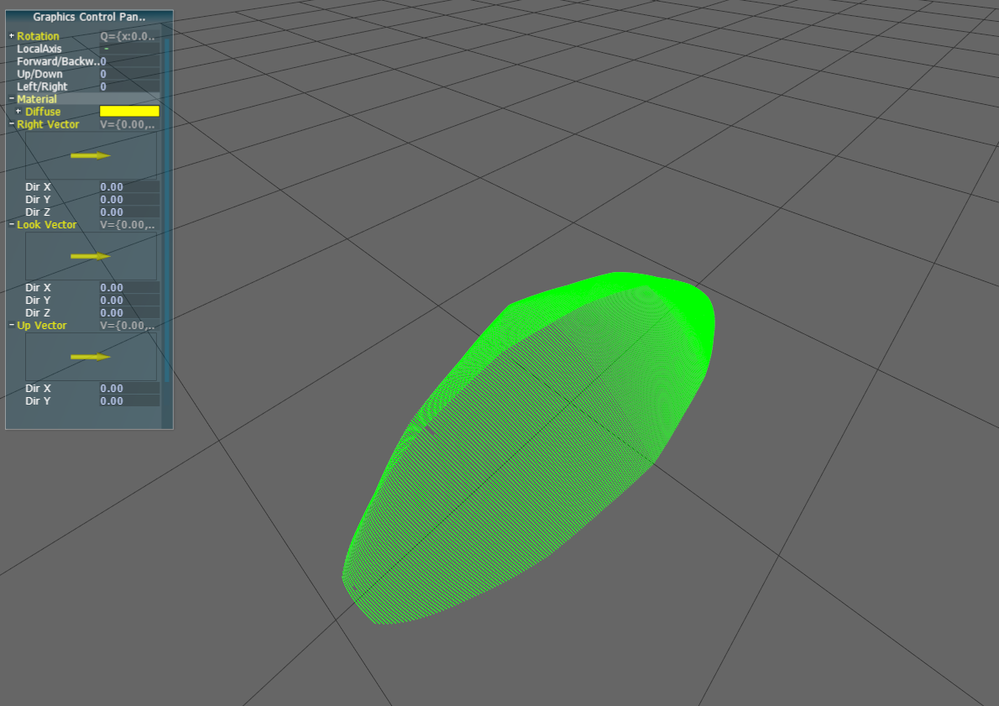
#> input picture Ders1/kod02/deneme.PNG, 999 x 706 px, shrunk from 1190 x 841 before the run, found by its file name
$ python merhaba.py
#> lines starting #> are read from the running program, lines starting #| are printed output that depends on the picture; after the words box and inside, x2 and y2 are one past the last pixel; in counts of white or black regions, pixels touching at a corner belong together
import sys
import cv2

resim = cv2.imread("deneme.png")
#> resim is the input picture: shape (706, 999, 3); mean B, G, R 98.2, 109.4, 96.2

#resimdeki piksel bilgilerine bir dizi elemanına eriştiğimiz
#gibi erişebilmekteyiz. aşağıda 40 sütun 6. satır pikselinin
#renkg değeri getirilmektedir. PNG formatında piksel renk
#değerleri BGR (blue,green,red) şeklinde saklandığı için
#diziden alaınan elemanın da 3 farklı değişkene yerleştirilmesi gerekmektedir.
#python üç değer döndürmeye imkan tanımaktadır.

b,g,r = resim[6,40]
#> b = 102; g = 102; r = 102

print(b,g,r)
#| 102 102 102
#aynı şekilde bir piksele yeni değer atamak istediğimizde renk
#değerlerini ayrı ayrı vermeyliyiz

resim[6,40]=0,0,255
#> resim: shape (706, 999, 3); under 0.01% of pixels changed, all inside (x1, y1, x2, y2) = (40, 6, 41, 7)

#bazen resimden bir piksel yerine bir bölge almak isteyebiliriz
#bunun içinde aşağıdaki gibi istediğimiz bölgeyi belirtmemiz gerekir.

sol_ust_kose = resim[0:100,0:100]
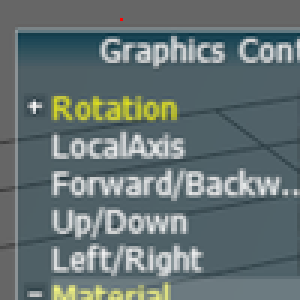
#> sol_ust_kose: shape (100, 100, 3) (shown 3 times larger); mean B, G, R 115.3, 113.9, 100.4

cv2.imshow("Merhaba",sol_ust_kose)

cv2.waitKey(0);
